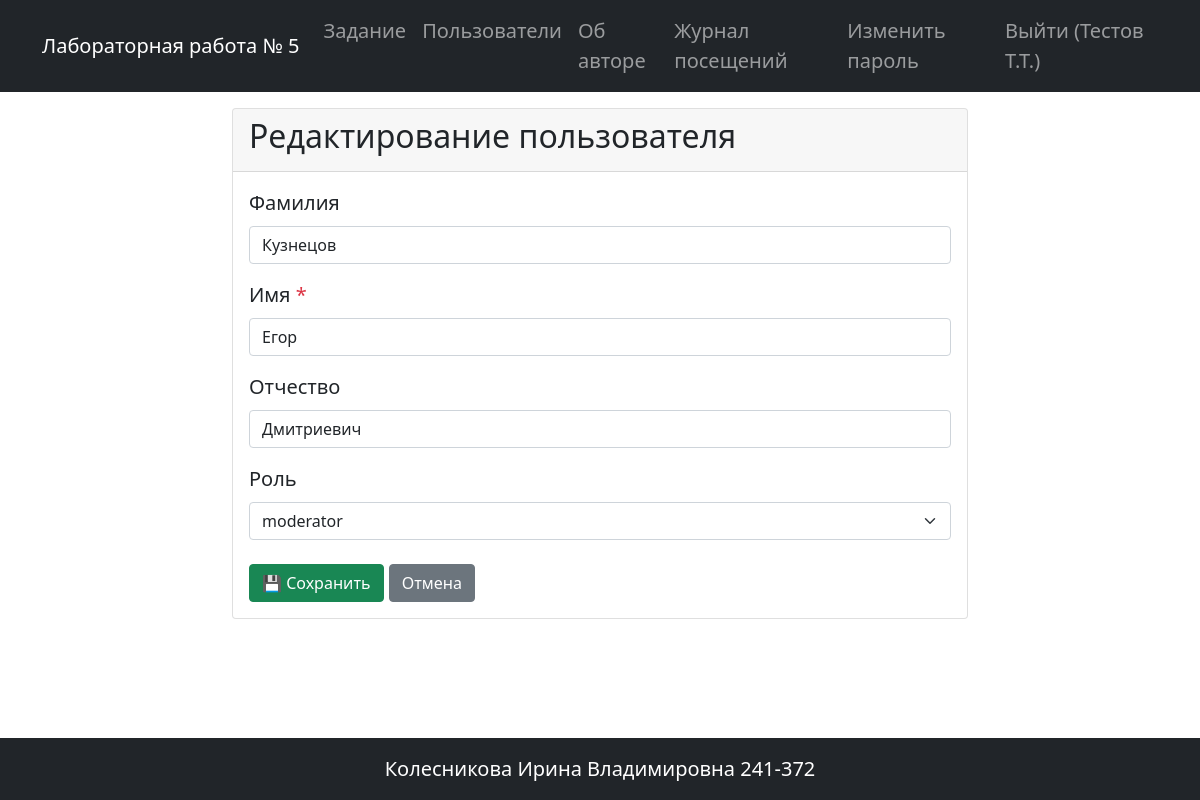
Page /user/4/edit (signed in) on the committed database.
### app.py (models this page shows, shortened)
class User(UserMixin, db.Model):
    __tablename__ = 'users'
    id = db.Column(db.Integer, primary_key=True)
    login = db.Column(db.String(50), nullable=False, unique=True)
    password_hash = db.Column(db.String(255), nullable=False)
    last_name = db.Column(db.String(100), nullable=True)
    first_name = db.Column(db.String(100), nullable=False)
    patronymic = db.Column(db.String(100), nullable=True)
    role_id = db.Column(db.Integer, db.ForeignKey('roles.id'), nullable=True)
    created_at = db.Column(db.DateTime, default=datetime.now)
    role = db.relationship('Role', back_populates='users', lazy='select')
    @property
    def short_name(self):
        result = self.last_name if self.last_name else ''
        if self.first_name:
            result += f' {self.first_name[0]}.' if result else f'{self.first_name[0]}.'
        if self.patronymic:
            result += f'{self.patronymic[0]}.' if result else f'{self.patronymic[0]}.'
        return result if result else self.login
    def has_permission(self, action, target_user=None):
        role_name = self.role.name if self.role else 'guest'
        if role_name == 'admin':
            return True

### app.py (the view)
        def wrapper(*args, **kwargs):
            if not current_user.is_authenticated:
                flash('Для доступа необходимо авторизоваться', 'warning')
                return redirect(url_for('login'))
            target_user = None
            if 'user_id' in kwargs:
                target_user = User.query.get(kwargs['user_id'])
            if not current_user.has_permission(action, target_user):
                flash('У вас недостаточно прав для выполнения этого действия', 'danger')
                return redirect(url_for('user_list'))
            return f(*args, **kwargs)

### app.py (called while the page is built, shortened)
@app.before_request
def log_visit():
    if request.endpoint not in ['static', 'login', 'logout']:
        user_id = current_user.id if current_user.is_authenticated else None
        try:
            log = VisitLog(path=request.path, user_id=user_id)
            db.session.add(log)
            db.session.commit()
        except:
            db.session.rollback()

@login_manager.user_loader
def load_user(user_id):
    return User.query.get(int(user_id))

def permission_required(action):
    def decorator(f):
        def wrapper(*args, **kwargs):
            if not current_user.is_authenticated:
                flash('Для доступа необходимо авторизоваться', 'warning')
                return redirect(url_for('login'))
            target_user = None
            if 'user_id' in kwargs:
                target_user = User.query.get(kwargs['user_id'])
            if not current_user.has_permission(action, target_user):
                flash('У вас недостаточно прав для выполнения этого действия', 'danger')
                return redirect(url_for('user_list'))
            return f(*args, **kwargs)
        wrapper.__name__ = f.__name__
        return wrapper
    return decorator

@app.route('/user/<int:user_id>/edit', methods=['GET', 'POST'])
@login_required
@permission_required('edit')
def edit_user(user_id):
    user = User.query.get(user_id)
    if not user:
        flash('Пользователь не найден', 'danger')
        return redirect(url_for('user_list'))
    if not current_user.has_permission('edit', user):
        flash('Вы можете редактировать только свой профиль', 'danger')
        return redirect(url_for('user_list'))
    roles = Role.query.order_by(Role.name).all()
    form_data = {
        'last_name': user.last_name or '',
        'first_name': user.first_name or '',
        'patronymic': user.patronymic or '',
        'role_id': str(user.role_id) if user.role_id else ''
    }
    return render_template('user_form.html', title='Редактирование пользователя',
                           user=user, roles=roles, errors={}, form_data=form_data)

### templates/user_form.html (shortened to what this page needs)
{% extends 'base.html' %}
{% block content %}
<div class="row justify-content-center">
    <div class="col-md-8">
        <div class="card">
            <div class="card-header">
                <h2>{{ title }}</h2>
            </div>
            <div class="card-body">
                <form method="POST">
                    <div class="mb-3">
                        <label for="last_name" class="form-label">Фамилия</label>
                        <input type="text" class="form-control {% if errors.last_name %}is-invalid{% endif %}"
                               id="last_name" name="last_name" value="{{ form_data.get('last_name', '') }}">
                    </div>
                    <div class="mb-3">
                        <label for="first_name" class="form-label">Имя <span class="text-danger">*</span></label>
                        <input type="text" class="form-control {% if errors.first_name %}is-invalid{% endif %}"
                               id="first_name" name="first_name" value="{{ form_data.get('first_name', '') }}" required>
                    </div>
                    <div class="mb-3">
                        <label for="patronymic" class="form-label">Отчество</label>
                        <input type="text" class="form-control {% if errors.patronymic %}is-invalid{% endif %}"
                               id="patronymic" name="patronymic" value="{{ form_data.get('patronymic', '') }}">
                    </div>
                    <div class="mb-3">
                        <label for="role_id" class="form-label">Роль</label>
                        <select class="form-select {% if errors.role_id %}is-invalid{% endif %}" id="role_id" name="role_id">
                            {% for role in roles %}
                                {% set selected = 'selected' if form_data.get('role_id')|string == role.id|string else '' %}
                                <option value="{{ role.id }}" {{ selected }}>{{ role.name }}</option>
                            {% endfor %}
                        </select>
                    </div>
                    <div class="mt-4">
                        <button type="submit" class="btn btn-success">💾 Сохранить</button>
                        <a href="{{ url_for('user_list') }}" class="btn btn-secondary">Отмена</a>
                    </div>
                </form>
            </div>
        </div>
    </div>
</div>
{% endblock %}

### templates/base.html (shortened to what this page needs)
<!doctype html>
<html lang="ru">
    <head>
    <link href="https://cdn.jsdelivr.net/npm/bootstrap@5.0.2/dist/css/bootstrap.min.css" rel="stylesheet">
    <link rel="stylesheet" href="{{ url_for('static', filename='styles.css') }}">
    </head>
    <body class="d-flex flex-column min-vh-100">
    <header>
        <nav class="navbar navbar-expand-lg navbar-dark bg-dark">
            <div class="container">
                <a class="navbar-brand" href="{{ url_for('index') }}">Лабораторная работа № 5</a>
                <div class="collapse navbar-collapse" id="navbarSupportedContent">
                    <ul class="navbar-nav ms-auto mb-2 mb-lg-0">
                        <li class="nav-item">
                            <a class="nav-link" href="{{ url_for('index') }}">Задание</a>
                        </li>
                        <li class="nav-item">
                            <a class="nav-link" href="{{ url_for('user_list') }}">Пользователи</a>
                        </li>
                        <li class="nav-item">
                            <a class="nav-link" href="{{ url_for('about') }}">Об авторе</a>
                        </li>
                        {% if current_user.is_authenticated %}
                            {% set role_name = current_user.role.name if current_user.role else 'guest' %}
                            {% if role_name != 'guest' %}
                                <li class="nav-item">
                                    <a class="nav-link" href="{{ url_for('statistics_journal') }}">Журнал посещений</a>
                                </li>
                            {% endif %}
                            <li class="nav-item">
                                <a class="nav-link" href="{{ url_for('change_password') }}">Изменить пароль</a>
                            </li>
                            <li class="nav-item">
                                <a class="nav-link" href="{{ url_for('logout') }}">Выйти ({{ current_user.short_name }})</a>
                            </li>
                        {% else %}
                            <li class="nav-item">
                                <a class="nav-link" href="{{ url_for('login') }}">Вход</a>
                            </li>
                        {% endif %}
                    </ul>
                </div>
            </div>
          </nav>
    </header>
    <main class="flex-grow-1 my-3">
        <div class="container">
            {% block content %}{% endblock %}
        </div>
    </main>
    <footer class="bg-dark text-white mt-5 py-3">
        <div class="container text-center">
            <p class="mb-0">Колесникова Ирина Владимировна 241-372</p>
        </div>
    </footer>
    </body>
</html>

### static/styles.css (style rules this page uses)
body { font-size: 1.25rem; }

### rows in the picture
User: short_name "Тестов Т.Т."
User: last_name "Кузнецов", first_name "Егор", patronymic "Дмитриевич"

### other values in the picture
{{ title }} "Редактирование пользователя"
form field role_id "moderator"
